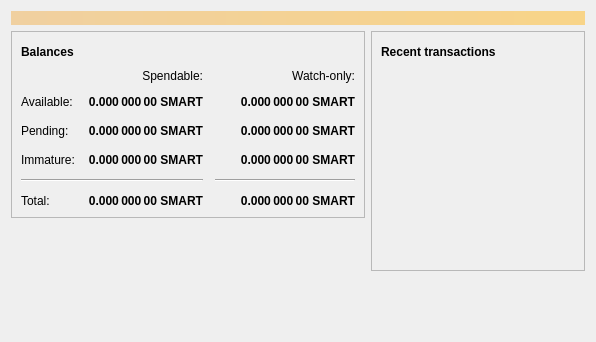
<?xml version="1.0" encoding="UTF-8"?>
<ui version="4.0">
 <class>OverviewPage</class>
 <widget class="QWidget" name="OverviewPage">
  <property name="geometry">
   <rect>
    <x>0</x>
    <y>0</y>
    <width>596</width>
    <height>342</height>
   </rect>
  </property>
  <property name="windowTitle">
   <string>Form</string>
  </property>
  <layout class="QVBoxLayout" name="topLayout">
   <item>
    <widget class="QLabel" name="labelAlerts">
     <property name="visible">
      <bool>false</bool>
     </property>
     <property name="styleSheet">
      <string notr="true">QLabel { background-color: qlineargradient(x1: 0, y1: 0, x2: 1, y2: 0, stop:0 #F0D0A0, stop:1 #F8D488); color:#000000; }</string>
     </property>
     <property name="wordWrap">
      <bool>true</bool>
     </property>
     <property name="margin">
      <number>3</number>
     </property>
     <property name="textInteractionFlags">
      <set>Qt::TextSelectableByMouse</set>
     </property>
    </widget>
   </item>
   <item>
    <layout class="QHBoxLayout" name="horizontalLayout" stretch="1,1">
     <item>
      <layout class="QVBoxLayout" name="verticalLayout_2">
       <item>
        <widget class="QFrame" name="frame">
         <property name="frameShape">
          <enum>QFrame::StyledPanel</enum>
         </property>
         <property name="frameShadow">
          <enum>QFrame::Raised</enum>
         </property>
         <layout class="QVBoxLayout" name="verticalLayout_4">
          <item>
           <layout class="QHBoxLayout" name="horizontalLayout_4">
            <item>
             <widget class="QLabel" name="label_5">
              <property name="font">
               <font>
                <weight>75</weight>
                <bold>true</bold>
               </font>
              </property>
              <property name="text">
               <string>Balances</string>
              </property>
             </widget>
            </item>
            <item>
             <widget class="QPushButton" name="labelWalletStatus">
              <property name="enabled">
               <bool>false</bool>
              </property>
              <property name="maximumSize">
               <size>
                <width>30</width>
                <height>16777215</height>
               </size>
              </property>
              <property name="toolTip">
               <string>The displayed information may be out of date. Your wallet automatically synchronizes with the DivvyCoin network after a connection is established, but this process has not completed yet.</string>
              </property>
              <property name="text">
               <string/>
              </property>
              <property name="icon">
               <iconset resource="../bitcoin.qrc">
                <normaloff>:/icons/warning</normaloff>
                <disabledoff>:/icons/warning</disabledoff>:/icons/warning</iconset>
              </property>
              <property name="iconSize">
               <size>
                <width>24</width>
                <height>24</height>
               </size>
              </property>
              <property name="flat">
               <bool>true</bool>
              </property>
             </widget>
            </item>
            <item>
             <spacer name="horizontalSpacer_3">
              <property name="orientation">
               <enum>Qt::Horizontal</enum>
              </property>
              <property name="sizeHint" stdset="0">
               <size>
                <width>40</width>
                <height>20</height>
               </size>
              </property>
             </spacer>
            </item>
           </layout>
          </item>
          <item>
           <layout class="QGridLayout" name="gridLayout">
            <property name="spacing">
             <number>12</number>
            </property>
            <item row="2" column="2">
             <widget class="QLabel" name="labelWatchPending">
              <property name="font">
               <font>
                <weight>75</weight>
                <bold>true</bold>
               </font>
              </property>
              <property name="cursor">
               <cursorShape>IBeamCursor</cursorShape>
              </property>
              <property name="toolTip">
               <string>Unconfirmed transactions to watch-only addresses</string>
              </property>
              <property name="text">
               <string notr="true">0.000 000 00 SMART</string>
              </property>
              <property name="alignment">
               <set>Qt::AlignRight|Qt::AlignTrailing|Qt::AlignVCenter</set>
              </property>
              <property name="textInteractionFlags">
               <set>Qt::LinksAccessibleByMouse|Qt::TextSelectableByKeyboard|Qt::TextSelectableByMouse</set>
              </property>
             </widget>
            </item>
            <item row="2" column="1">
             <widget class="QLabel" name="labelUnconfirmed">
              <property name="font">
               <font>
                <weight>75</weight>
                <bold>true</bold>
               </font>
              </property>
              <property name="cursor">
               <cursorShape>IBeamCursor</cursorShape>
              </property>
              <property name="toolTip">
               <string>Total of transactions that have yet to be confirmed, and do not yet count toward the spendable balance</string>
              </property>
              <property name="text">
               <string notr="true">0.000 000 00 SMART</string>
              </property>
              <property name="alignment">
               <set>Qt::AlignRight|Qt::AlignTrailing|Qt::AlignVCenter</set>
              </property>
              <property name="textInteractionFlags">
               <set>Qt::LinksAccessibleByMouse|Qt::TextSelectableByKeyboard|Qt::TextSelectableByMouse</set>
              </property>
             </widget>
            </item>
            <item row="3" column="2">
             <widget class="QLabel" name="labelWatchImmature">
              <property name="font">
               <font>
                <weight>75</weight>
                <bold>true</bold>
               </font>
              </property>
              <property name="cursor">
               <cursorShape>IBeamCursor</cursorShape>
              </property>
              <property name="toolTip">
               <string>Mined balance in watch-only addresses that has not yet matured</string>
              </property>
              <property name="text">
               <string notr="true">0.000 000 00 SMART</string>
              </property>
              <property name="alignment">
               <set>Qt::AlignRight|Qt::AlignTrailing|Qt::AlignVCenter</set>
              </property>
              <property name="textInteractionFlags">
               <set>Qt::LinksAccessibleByMouse|Qt::TextSelectableByKeyboard|Qt::TextSelectableByMouse</set>
              </property>
             </widget>
            </item>
            <item row="4" column="0" colspan="2">
             <widget class="Line" name="line">
              <property name="orientation">
               <enum>Qt::Horizontal</enum>
              </property>
             </widget>
            </item>
            <item row="4" column="2">
             <widget class="Line" name="lineWatchBalance">
              <property name="sizePolicy">
               <sizepolicy hsizetype="Preferred" vsizetype="Fixed">
                <horstretch>0</horstretch>
                <verstretch>0</verstretch>
               </sizepolicy>
              </property>
              <property name="minimumSize">
               <size>
                <width>140</width>
                <height>0</height>
               </size>
              </property>
              <property name="orientation">
               <enum>Qt::Horizontal</enum>
              </property>
             </widget>
            </item>
            <item row="5" column="0">
             <widget class="QLabel" name="labelTotalText">
              <property name="text">
               <string>Total:</string>
              </property>
             </widget>
            </item>
            <item row="3" column="1">
             <widget class="QLabel" name="labelImmature">
              <property name="font">
               <font>
                <weight>75</weight>
                <bold>true</bold>
               </font>
              </property>
              <property name="cursor">
               <cursorShape>IBeamCursor</cursorShape>
              </property>
              <property name="toolTip">
               <string>Mined balance that has not yet matured</string>
              </property>
              <property name="text">
               <string notr="true">0.000 000 00 SMART</string>
              </property>
              <property name="alignment">
               <set>Qt::AlignRight|Qt::AlignTrailing|Qt::AlignVCenter</set>
              </property>
              <property name="textInteractionFlags">
               <set>Qt::LinksAccessibleByMouse|Qt::TextSelectableByKeyboard|Qt::TextSelectableByMouse</set>
              </property>
             </widget>
            </item>
            <item row="2" column="3">
             <spacer name="horizontalSpacer_2">
              <property name="orientation">
               <enum>Qt::Horizontal</enum>
              </property>
              <property name="sizeHint" stdset="0">
               <size>
                <width>40</width>
                <height>20</height>
               </size>
              </property>
             </spacer>
            </item>
            <item row="3" column="0">
             <widget class="QLabel" name="labelImmatureText">
              <property name="text">
               <string>Immature:</string>
              </property>
             </widget>
            </item>
            <item row="5" column="1">
             <widget class="QLabel" name="labelTotal">
              <property name="font">
               <font>
                <weight>75</weight>
                <bold>true</bold>
               </font>
              </property>
              <property name="cursor">
               <cursorShape>IBeamCursor</cursorShape>
              </property>
              <property name="toolTip">
               <string>Your current total balance</string>
              </property>
              <property name="text">
               <string notr="true">0.000 000 00 SMART</string>
              </property>
              <property name="alignment">
               <set>Qt::AlignRight|Qt::AlignTrailing|Qt::AlignVCenter</set>
              </property>
              <property name="textInteractionFlags">
               <set>Qt::LinksAccessibleByMouse|Qt::TextSelectableByKeyboard|Qt::TextSelectableByMouse</set>
              </property>
             </widget>
            </item>
            <item row="5" column="2">
             <widget class="QLabel" name="labelWatchTotal">
              <property name="font">
               <font>
                <weight>75</weight>
                <bold>true</bold>
               </font>
              </property>
              <property name="cursor">
               <cursorShape>IBeamCursor</cursorShape>
              </property>
              <property name="toolTip">
               <string>Current total balance in watch-only addresses</string>
              </property>
              <property name="text">
               <string notr="true">0.000 000 00 SMART</string>
              </property>
              <property name="alignment">
               <set>Qt::AlignRight|Qt::AlignTrailing|Qt::AlignVCenter</set>
              </property>
              <property name="textInteractionFlags">
               <set>Qt::LinksAccessibleByMouse|Qt::TextSelectableByKeyboard|Qt::TextSelectableByMouse</set>
              </property>
             </widget>
            </item>
            <item row="0" column="2">
             <widget class="QLabel" name="labelWatchonly">
              <property name="text">
               <string>Watch-only:</string>
              </property>
              <property name="alignment">
               <set>Qt::AlignRight|Qt::AlignTrailing|Qt::AlignVCenter</set>
              </property>
             </widget>
            </item>
            <item row="1" column="0">
             <widget class="QLabel" name="labelBalanceText">
              <property name="text">
               <string>Available:</string>
              </property>
             </widget>
            </item>
            <item row="1" column="1">
             <widget class="QLabel" name="labelBalance">
              <property name="font">
               <font>
                <weight>75</weight>
                <bold>true</bold>
               </font>
              </property>
              <property name="cursor">
               <cursorShape>IBeamCursor</cursorShape>
              </property>
              <property name="toolTip">
               <string>Your current spendable balance</string>
              </property>
              <property name="text">
               <string notr="true">0.000 000 00 SMART</string>
              </property>
              <property name="alignment">
               <set>Qt::AlignRight|Qt::AlignTrailing|Qt::AlignVCenter</set>
              </property>
              <property name="textInteractionFlags">
               <set>Qt::LinksAccessibleByMouse|Qt::TextSelectableByKeyboard|Qt::TextSelectableByMouse</set>
              </property>
             </widget>
            </item>
            <item row="1" column="2">
             <widget class="QLabel" name="labelWatchAvailable">
              <property name="font">
               <font>
                <weight>75</weight>
                <bold>true</bold>
               </font>
              </property>
              <property name="cursor">
               <cursorShape>IBeamCursor</cursorShape>
              </property>
              <property name="toolTip">
               <string>Your current balance in watch-only addresses</string>
              </property>
              <property name="text">
               <string notr="true">0.000 000 00 SMART</string>
              </property>
              <property name="alignment">
               <set>Qt::AlignRight|Qt::AlignTrailing|Qt::AlignVCenter</set>
              </property>
              <property name="textInteractionFlags">
               <set>Qt::LinksAccessibleByMouse|Qt::TextSelectableByKeyboard|Qt::TextSelectableByMouse</set>
              </property>
             </widget>
            </item>
            <item row="2" column="0">
             <widget class="QLabel" name="labelPendingText">
              <property name="text">
               <string>Pending:</string>
              </property>
             </widget>
            </item>
            <item row="0" column="1">
             <widget class="QLabel" name="labelSpendable">
              <property name="text">
               <string>Spendable:</string>
              </property>
              <property name="alignment">
               <set>Qt::AlignRight|Qt::AlignTrailing|Qt::AlignVCenter</set>
              </property>
             </widget>
            </item>
           </layout>
          </item>
         </layout>
        </widget>
       </item>
       <item>
        <spacer name="verticalSpacer">
         <property name="orientation">
          <enum>Qt::Vertical</enum>
         </property>
         <property name="sizeHint" stdset="0">
          <size>
           <width>20</width>
           <height>40</height>
          </size>
         </property>
        </spacer>
       </item>
      </layout>
     </item>
     <item>
      <layout class="QVBoxLayout" name="verticalLayout_3">
       <item>
        <widget class="QFrame" name="frame_2">
         <property name="frameShape">
          <enum>QFrame::StyledPanel</enum>
         </property>
         <property name="frameShadow">
          <enum>QFrame::Raised</enum>
         </property>
         <layout class="QVBoxLayout" name="verticalLayout">
          <item>
           <layout class="QHBoxLayout" name="horizontalLayout_2">
            <item>
             <widget class="QLabel" name="label_4">
              <property name="font">
               <font>
                <weight>75</weight>
                <bold>true</bold>
               </font>
              </property>
              <property name="text">
               <string>Recent transactions</string>
              </property>
             </widget>
            </item>
            <item>
             <widget class="QPushButton" name="labelTransactionsStatus">
              <property name="enabled">
               <bool>false</bool>
              </property>
              <property name="maximumSize">
               <size>
                <width>30</width>
                <height>16777215</height>
               </size>
              </property>
              <property name="toolTip">
               <string>The displayed information may be out of date. Your wallet automatically synchronizes with the DivvyCoin network after a connection is established, but this process has not completed yet.</string>
              </property>
              <property name="text">
               <string/>
              </property>
              <property name="icon">
               <iconset resource="../bitcoin.qrc">
                <normaloff>:/icons/warning</normaloff>
                <disabledoff>:/icons/warning</disabledoff>:/icons/warning</iconset>
              </property>
              <property name="iconSize">
               <size>
                <width>24</width>
                <height>24</height>
               </size>
              </property>
              <property name="flat">
               <bool>true</bool>
              </property>
             </widget>
            </item>
            <item>
             <spacer name="horizontalSpacer">
              <property name="orientation">
               <enum>Qt::Horizontal</enum>
              </property>
              <property name="sizeHint" stdset="0">
               <size>
                <width>40</width>
                <height>20</height>
               </size>
              </property>
             </spacer>
            </item>
           </layout>
          </item>
          <item>
           <widget class="QListView" name="listTransactions">
            <property name="styleSheet">
             <string notr="true">QListView { background: transparent; }</string>
            </property>
            <property name="frameShape">
             <enum>QFrame::NoFrame</enum>
            </property>
            <property name="verticalScrollBarPolicy">
             <enum>Qt::ScrollBarAlwaysOff</enum>
            </property>
            <property name="horizontalScrollBarPolicy">
             <enum>Qt::ScrollBarAlwaysOff</enum>
            </property>
            <property name="selectionMode">
             <enum>QAbstractItemView::NoSelection</enum>
            </property>
           </widget>
          </item>
         </layout>
        </widget>
       </item>
       <item>
        <spacer name="verticalSpacer_2">
         <property name="orientation">
          <enum>Qt::Vertical</enum>
         </property>
         <property name="sizeHint" stdset="0">
          <size>
           <width>20</width>
           <height>40</height>
          </size>
         </property>
        </spacer>
       </item>
      </layout>
     </item>
    </layout>
   </item>
  </layout>
 </widget>
 <resources/>
 <connections/>
</ui>
